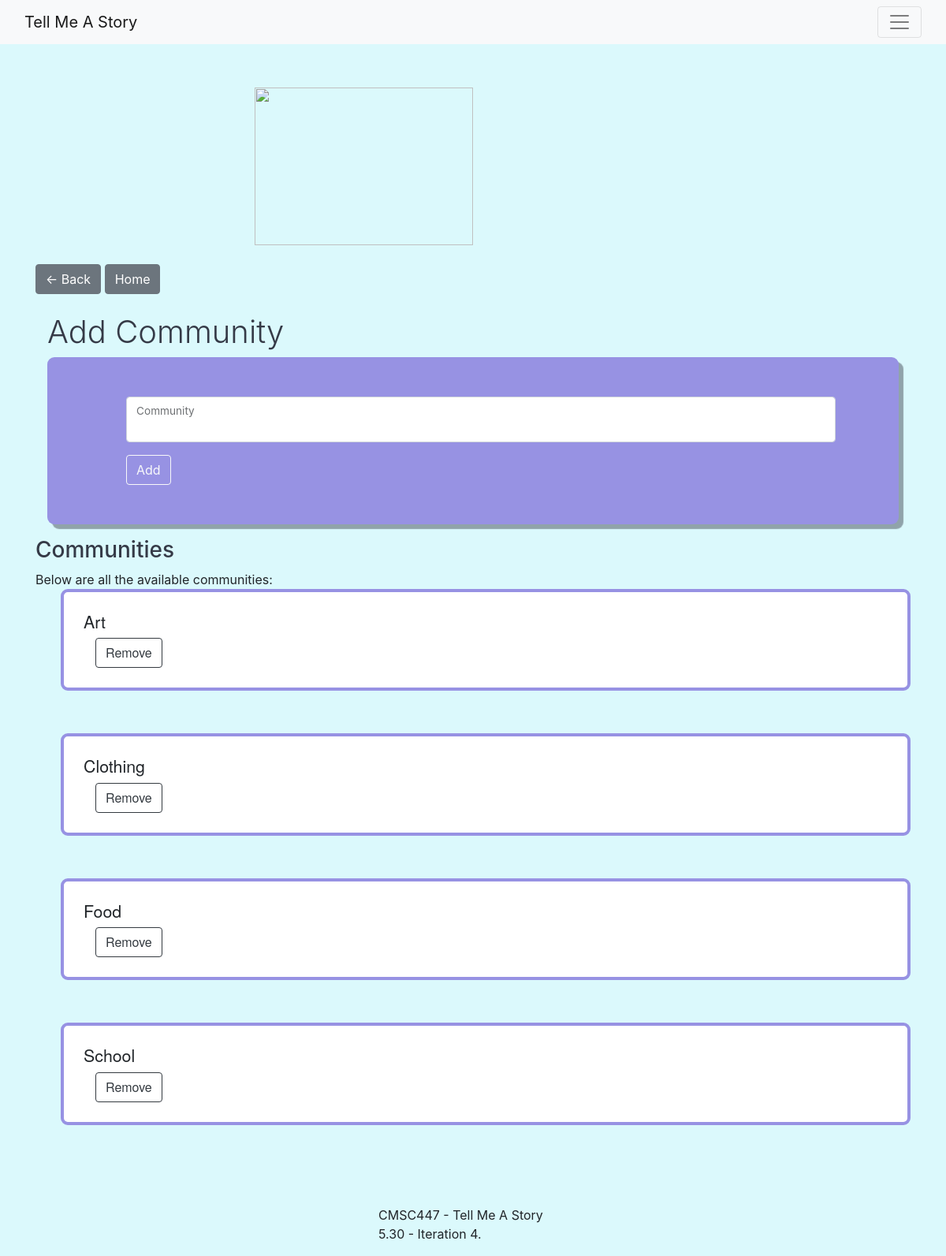
/manageCommunities/ (signed in), run on an earlier commit of the app's database.
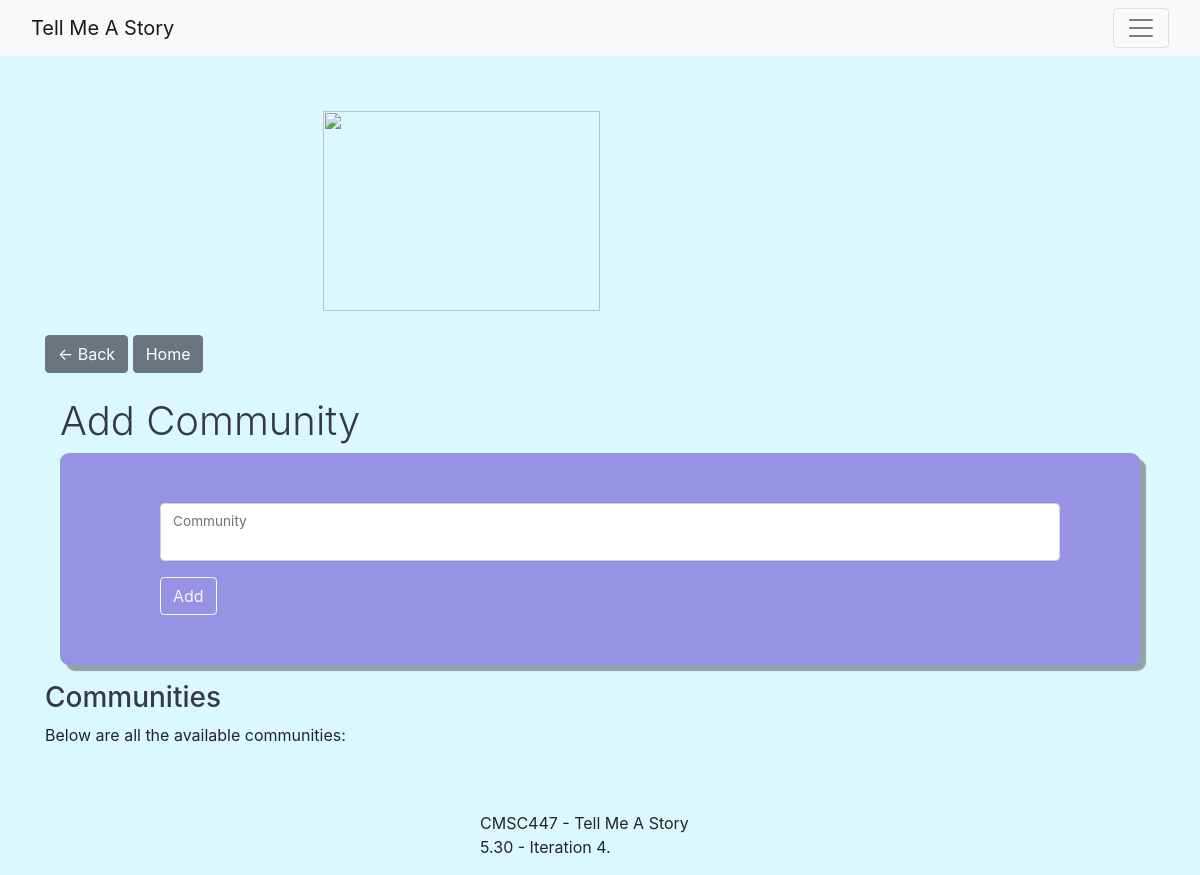
And on a later commit of the database.
### tmasTest/models.py (models this page shows, shortened)
class communities(models.Model):
    comm = models.TextField()
    class Meta:
        ordering = ['comm']

### tmasTest/views.py (the view)
# urls.py: path('manageCommunities/', views.manageCommunities, name='manageCommunities'),
def manageCommunities(request):
    comms = communities.objects.filter()
    context = {
        'comms': comms,
    }
    return render(request, "admin/manageCommunities.html", context=context)

### tmasTest/templates/admin/manageCommunities.html (shortened to what this page needs)
{% extends 'base.html' %}
{% block content %}
    {% if user.is_superuser %}
    <a href="{% url 'adminPage' %}">
        <button class="btn btn-secondary"> &larr; Back</button>
    </a>
    {% endif %}
    <a href="{% url 'index' %}">
        <button class="btn btn-secondary">Home</button>
    </a>
    <br />
    <br />
    {% if user.is_superuser %}
<div class="container-fluid">
	<div>
		<h3 style="color: rgba(53, 58, 71);" class="display-6">Add Community</h3>
	</div>
	<div class="formCss">
    <form action="{% url 'addCommunity' %}" method="post" class = "row g-3">
        <div class="col-md-12">
			<div class="form-floating">
				<input type="text" class="form-control" id="floatingInputGrid" name="comm">
				<label for="floatingInputGrid">Community</label>
			</div>
		</div>
        <div class="col-md-2">
			<button type="Submit" class="btn btn-outline-light">Add</button> <br/>
		</div>
    </form>
	</div>
</div>
    <p>
        <h3 style="color: #353a47;">Communities</h3>
        Below are all the available communities:
        <ol>
            {% for comm in comms %}
            <form action="{% url 'deleteCommunity' comm=comm.comm %}" method="post">
            <div class="listStory">
                <li style="list-style-type: none;">
                    <div class="h5" style="font-size: 16pt; width: 250px">{{ comm.comm }}</div>
                    <div class="col-md-2">
                        <button type="Submit" formaction="{% url 'deleteCommunity' comm=comm.comm %}"
                                class="btn btn-outline-dark">Remove</button>
        			</div>
                </li>
            </div>
            </form>
            {% endfor %}
        </ol>
    </p>
    <br />
    {% else %}
    You don't have access to this page.
    {% endif %}
{% endblock %}

What changed in the data, as far as the page shows it:
removed communities: comm "Art"
removed communities: comm "Clothing"
removed communities: comm "Food"
removed communities: comm "School"
